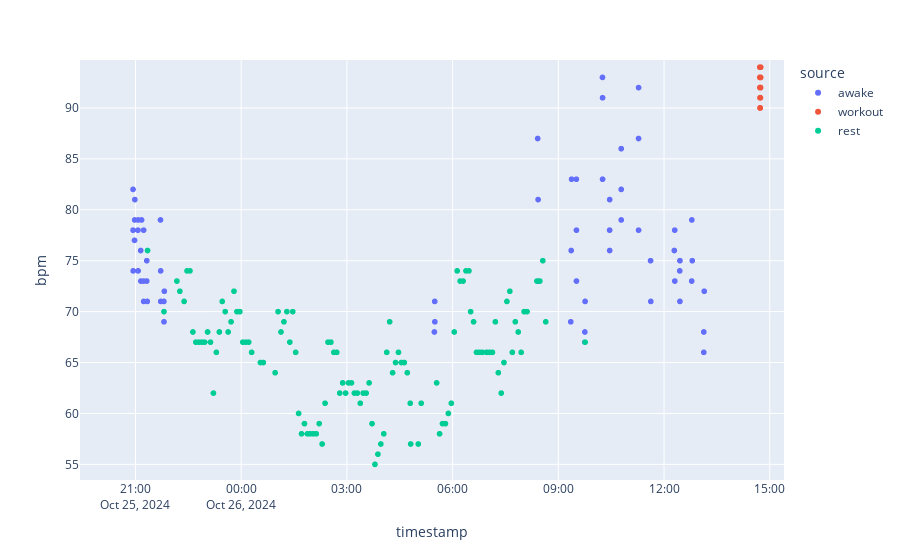

The notebook cell this image was saved under:
### Code cell
import plotly.express as px

fig = px.scatter(data_frame=df, x="timestamp", y="bpm", color="source")
fig.show()

### Figure 1 — Plotly figure (JSON) as saved in the notebook; plotly's stock layout.template omitted (floating-point values rounded to 4 significant figures; data arrays with more than 128 entries replaced by an {"elided": "..."} marker saying what was removed)
{"data": [{"hovertemplate": "source=awake<br>timestamp=%{x}<br>bpm=%{y}<extra></extra>", "legendgroup": "awake", "marker": {"color": "#636efa", "symbol": "circle"}, "mode": "markers", "name": "awake", "showlegend": true, "type": "scattergl", "x": {"elided": "810 str values"}, "xaxis": "x", "y": {"elided": "810 int values"}, "yaxis": "y"}, {"hovertemplate": "source=workout<br>timestamp=%{x}<br>bpm=%{y}<extra></extra>", "legendgroup": "workout", "marker": {"color": "#EF553B", "symbol": "circle"}, "mode": "markers", "name": "workout", "showlegend": true, "type": "scattergl", "x": {"elided": "5574 str values"}, "xaxis": "x", "y": {"elided": "5574 int values"}, "yaxis": "y"}, {"hovertemplate": "source=rest<br>timestamp=%{x}<br>bpm=%{y}<extra></extra>", "legendgroup": "rest", "marker": {"color": "#00cc96", "symbol": "circle"}, "mode": "markers", "name": "rest", "showlegend": true, "type": "scattergl", "x": {"elided": "399 str values"}, "xaxis": "x", "y": {"elided": "399 int values"}, "yaxis": "y"}], "layout": {"autosize": true, "legend": {"title": {"text": "source"}, "tracegroupgap": 0}, "margin": {"t": 60}, "xaxis": {"anchor": "y", "autorange": false, "domain": [0, 1], "range": ["2024-10-25 19:25:33.6005", "2024-10-26 15:24:12.2598"], "title": {"text": "timestamp"}, "type": "date"}, "yaxis": {"anchor": "x", "autorange": false, "domain": [0, 1], "range": [53.46, 94.71], "title": {"text": "bpm"}, "type": "linear"}}}
